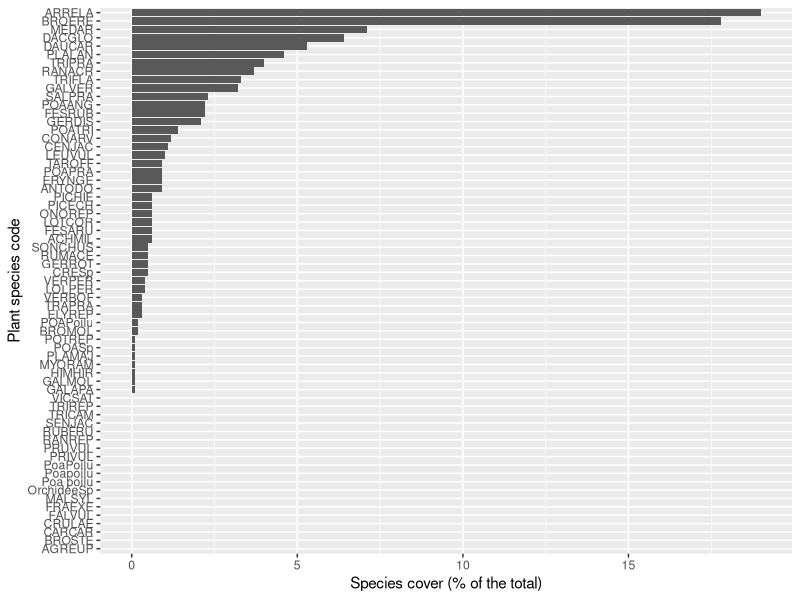

R code for this plot:
#Nico Gross's data
raw <- read.table("data/FG_raw_cover.txt", sep = "\t", header = TRUE)

library(dplyr)

summary_df <- raw %>% 
  group_by(Spcode) %>% 
  summarise(Cover = sum(Cover),
            Count = n())

summary_df$Cover <- (summary_df$Cover / sum(summary_df$Cover)) * 100
summary_df$Count <- (summary_df$Count / sum(summary_df$Count)) * 100
summary_df$Cover <- round(summary_df$Cover, 1)
summary_df$Count <- round(summary_df$Count, 1)

library(ggplot2)

ggplot(summary_df, aes(x = reorder(Spcode, Cover), y = Cover)) + 
  geom_col() +
  labs(y = "Species cover (% of the total)",
       x = "Plant species code") +
  coord_flip()

